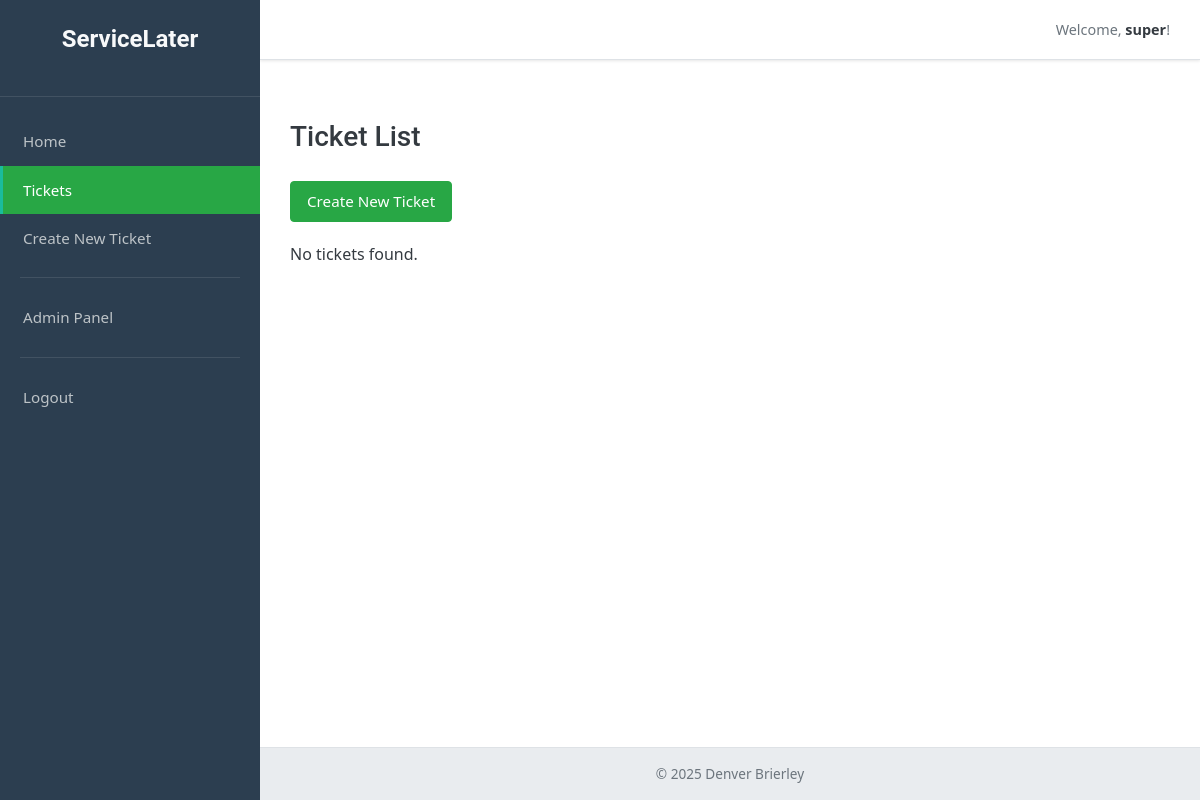
The app's page /tickets/ (signed in), older data.
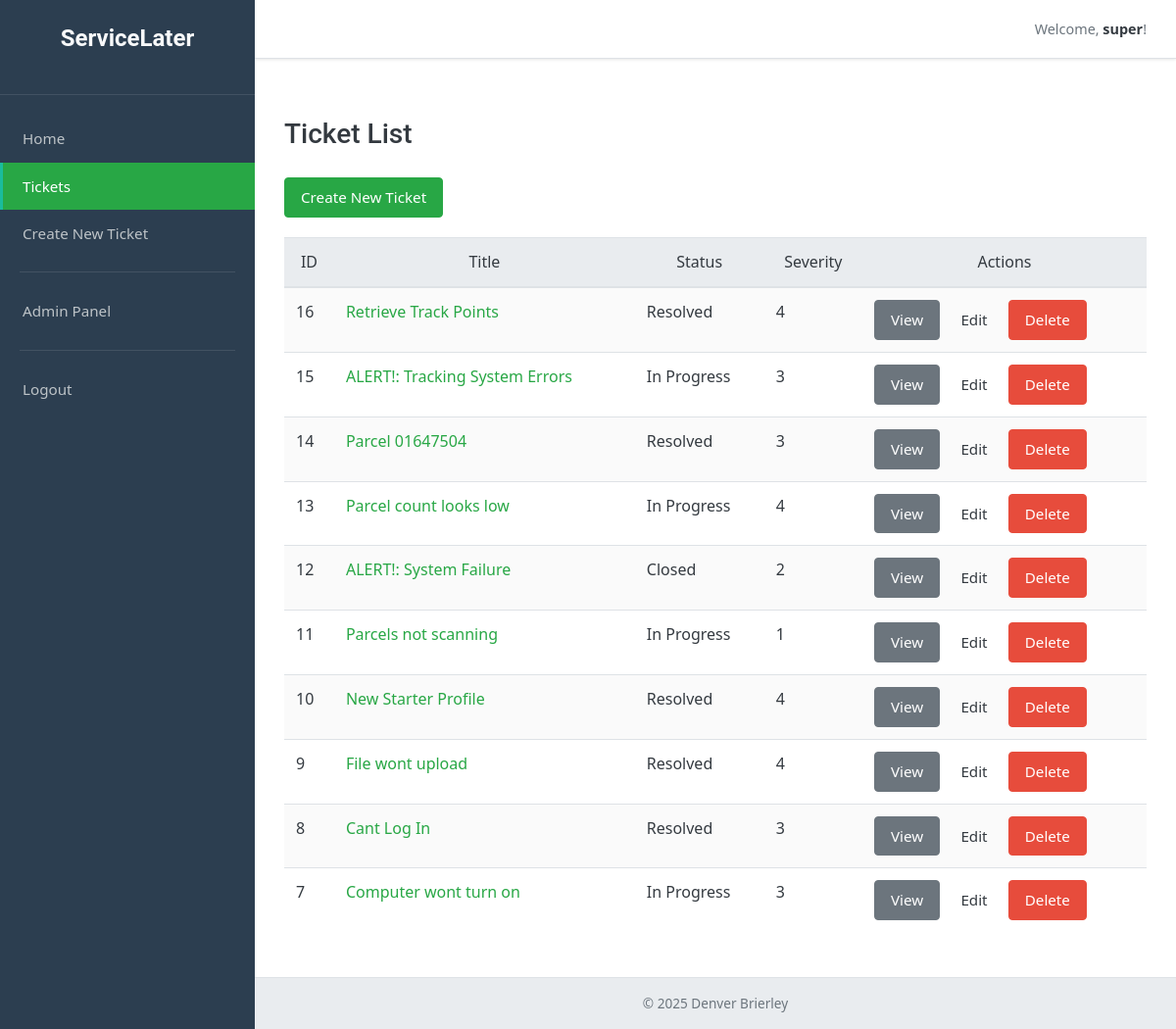
The same page, newer data.
### tickets/models.py (models this page shows, shortened)
class Tickets(models.Model):
    ticket_id = models.AutoField(primary_key=True)
    title = models.CharField(max_length=100)
    description = models.TextField()
    severity = models.IntegerField()
    status = models.CharField(max_length=50)

### tickets/views.py (the view)
# urls.py: path('tickets/', views.ticket_list_view, name='ticket_list'),
@login_required # User has to be logged in to see this
def ticket_list_view(request):
    tickets = Tickets.objects.all().order_by('-ticket_id') # Show newest first
    return render(request, 'tickets/ticket_list.html', {'tickets': tickets})

### tickets/templates/tickets/ticket_list.html (shortened to what this page needs)
{% extends "tickets/base.html" %}
{% block content %}
    <h2>Ticket List</h2>
    <a href="{% url 'ticket_create' %}" class="btn btn-primary" style="margin-bottom: 20px;">Create New Ticket</a>
    {% if tickets %}
        <table>
            <thead>
                <tr>
                    <th>ID</th>
                    <th>Title</th>
                    <th>Status</th>
                    <th>Severity</th>
                    <th>Actions</th>
                </tr>
            </thead>
            <tbody>
                {% for ticket in tickets %}
                    <tr>
                        <td>{{ ticket.ticket_id }}</td>
                        <td><a href="{% url 'ticket_detail' ticket.ticket_id %}">{{ ticket.title }}</a></td>
                        <td>{{ ticket.status }}</td>
                        <td>{{ ticket.severity }}</td>
                        <td>
                            <a href="{% url 'ticket_detail' ticket.ticket_id %}" class="btn btn-secondary">View</a>
                            <a href="{% url 'ticket_update' ticket.ticket_id %}" class="btn btn-warning">Edit</a>
                            {% if user.is_staff %}
                                <a href="{% url 'ticket_delete' ticket.ticket_id %}" class="btn btn-danger">Delete</a>
                            {% endif %}
                        </td>
                    </tr>
                {% endfor %}
            </tbody>
        </table>
    {% else %}
        <p>No tickets found.</p>
    {% endif %}
{% endblock %}

### tickets/templates/tickets/base.html (shortened to what this page needs)
{% load static %} <!DOCTYPE html>
<html lang="en">
<head>
    <link rel="stylesheet" href="{% static 'tickets/css/styles.css' %}">
</head>
<body>
    <div class="app-wrapper">
        <aside class="app-sidebar" id="appSidebar">
            <div class="sidebar-header">
                <h1 class="sidebar-logo"><a href="{% url 'home' %}">ServiceLater</a></h1> </div>
            <nav class="sidebar-nav">
                <ul>
                    <li><a href="{% url 'home' %}" {% if request.resolver_match.url_name == 'home' %}class="active"{% endif %}>Home</a></li> {% if user.is_authenticated %}
                        <li><a href="{% url 'ticket_list' %}" {% if request.resolver_match.url_name == 'ticket_list' or request.resolver_match.url_name == 'ticket_detail' %}class="active"{% endif %}>Tickets</a></li> <li><a href="{% url 'ticket_create' %}" {% if request.resolver_match.url_name == 'ticket_create' %}class="active"{% endif %}>Create New Ticket</a></li>
                        {% if user.is_staff %}
                        <li class="nav-separator"></li>
                        <li><a href="/admin/" target="_blank">Admin Panel</a></li>
                        {% endif %}
                        <li class="nav-separator"></li>
                        <li><a href="{% url 'logout' %}">Logout</a></li>
                    {% else %}
                        <li><a href="{% url 'login' %}" {% if request.resolver_match.url_name == 'login' %}class="active"{% endif %}>Login</a></li>
                        <li><a href="{% url 'register' %}" {% if request.resolver_match.url_name == 'register' %}class="active"{% endif %}>Register</a></li>
                    {% endif %}
                </ul>
            </nav>
        </aside>
        <div class="app-main-content">
            <header class="app-header">
                <div class="header-user-info">
                    {% if user.is_authenticated %}
                        <span>Welcome, <strong>{{ user.username }}</strong>!</span>
                    {% else %}
                        <span>Welcome, Guest!</span>
                    {% endif %}
                </div>
            </header>
            <main class="page-content">
                {% block content %}
                {% endblock %}
            </main>
            <footer class="app-footer">
                <p>&copy; {% now "Y" %} Denver Brierley</p> </footer>
        </div>
    </div>
</body>
</html>

### tickets/static/tickets/css/styles.css (style rules this page uses)
:root { --font-primary: 'Segoe UI', Tahoma, Geneva, Verdana, sans-serif; --font-secondary: 'Roboto', sans-serif; --color-bg-main: #f4f6f8; --color-bg-sidebar: #2c3e50; --color-bg-header: #ffffff; --color-bg-content: #ffffff; --color-bg-footer: #e9ecef; --color-text-light: #f8f9fa; --color-text-dark: #343a40; --color-text-muted: #6c757d; --color-text-sidebar: #bdc3c7; --color-text-sidebar-active: #ffffff; --color-text-sidebar-hover: #ffffff; --color-primary-accent: #28a745; --color-primary-accent-dark: #218838; --color-secondary-accent: #1abc9c; --color-border: #dee2e6; --color-shadow: rgba(0, 0, 0, 0.1); --sidebar-width: 260px; --header-height: 60px; --border-radius: 4px; }
* { box-sizing: border-box; margin: 0; padding: 0; }
html, body { height: 100%; font-family: var(--font-primary); background-color: var(--color-bg-main); color: var(--color-text-dark); font-size: 16px; line-height: 1.6; }
a { color: var(--color-primary-accent); text-decoration: none; transition: color 0.2s ease; }
h1, h2, h3, h4, h5, h6 { font-family: var(--font-secondary); color: var(--color-text-dark); margin-bottom: 0.75em; font-weight: 500; }
h1 { font-size: 2rem; }
h2 { font-size: 1.75rem; }
.app-wrapper { display: flex; min-height: 100vh; }
.app-sidebar { width: var(--sidebar-width); background-color: var(--color-bg-sidebar); color: var(--color-text-light); padding: 20px 0; position: fixed; top: 0; left: 0; bottom: 0; overflow-y: auto; transition: width 0.3s ease; z-index: 1000; }
.sidebar-header { padding: 0 20px 20px 20px; margin-bottom: 20px; border-bottom: 1px solid rgba(255,255,255,0.1); }
.sidebar-logo { font-size: 1.5rem; font-weight: bold; color: var(--color-text-light); text-align: center; }
.sidebar-logo a { color: inherit; }
.sidebar-nav ul { list-style: none; }
.sidebar-nav li a { display: block; padding: 12px 20px; color: var(--color-text-sidebar); font-size: 0.95rem; transition: background-color 0.2s ease, color 0.2s ease; border-left: 3px solid transparent; }
.sidebar-nav li a.active { background-color: var(--color-primary-accent); color: var(--color-text-sidebar-active); font-weight: 500; border-left-color: var(--color-secondary-accent); }
.sidebar-nav li.nav-separator { height: 1px; background-color: rgba(255,255,255,0.1); margin: 15px 20px; }
.app-main-content { margin-left: var(--sidebar-width); flex-grow: 1; display: flex; flex-direction: column; transition: margin-left 0.3s ease; }
.app-header { height: var(--header-height); background-color: var(--color-bg-header); display: flex; justify-content: flex-end; align-items: center; padding: 0 30px; border-bottom: 1px solid var(--color-border); box-shadow: 0 1px 3px var(--color-shadow); position: sticky; top: 0; z-index: 900; }
.header-user-info { font-size: 0.9rem; color: var(--color-text-muted); }
.header-user-info strong { color: var(--color-text-dark); }
.page-content { padding: 30px; flex-grow: 1; background-color: var(--color-bg-content); }
.app-footer { padding: 15px 30px; text-align: center; font-size: 0.85rem; color: var(--color-text-muted); background-color: var(--color-bg-footer); border-top: 1px solid var(--color-border); }
.btn { display: inline-block; font-weight: 500; color: var(--color-text-dark); text-align: center; vertical-align: middle; cursor: pointer; user-select: none; background-color: transparent; border: 1px solid transparent; padding: .5rem 1rem; font-size: .95rem; line-height: 1.5; border-radius: var(--border-radius); transition: all .15s ease-in-out; }
.btn-primary { color: #fff; background-color: var(--color-primary-accent); border-color: var(--color-primary-accent); }
.btn-secondary { color: #fff; background-color: var(--color-text-muted); border-color: var(--color-text-muted); }
.btn-danger { color: #fff; background-color: #e74c3c; border-color: #e74c3c; }
table { width: 100%; margin-bottom: 1rem; background-color: #fff; border-collapse: collapse; }
table th, table td { padding: .75rem; vertical-align: top; border-top: 1px solid var(--color-border); }
table thead th { vertical-align: bottom; border-bottom: 2px solid var(--color-border); background-color: #e9ecef; font-weight: 500; }
table tbody tr:nth-of-type(odd) { background-color: rgba(0,0,0,.02); }

Row changes from the older to the newer data that the page shows:
added Tickets: ticket_id "16", title "Retrieve Track Points", status "Resolved", severity "4"
added Tickets: ticket_id "15", title "ALERT!: Tracking System Errors", status "In Progress", severity "3"
added Tickets: ticket_id "14", title "Parcel 01647504", status "Resolved", severity "3"
added Tickets: ticket_id "13", title "Parcel count looks low", status "In Progress", severity "4"
added Tickets: ticket_id "12", title "ALERT!: System Failure", status "Closed", severity "2"
added Tickets: ticket_id "11", title "Parcels not scanning", status "In Progress", severity "1"
added Tickets: ticket_id "10", title "New Starter Profile", status "Resolved", severity "4"
added Tickets: ticket_id "9", title "File wont upload", status "Resolved", severity "4"
added Tickets: ticket_id "8", title "Cant Log In", status "Resolved", severity "3"
added Tickets: ticket_id "7", title "Computer wont turn on", status "In Progress", severity "3"
Text that changed along with them:
text no longer shown: "No tickets found."
text now shown: "ID Title Status Severity Actions"
